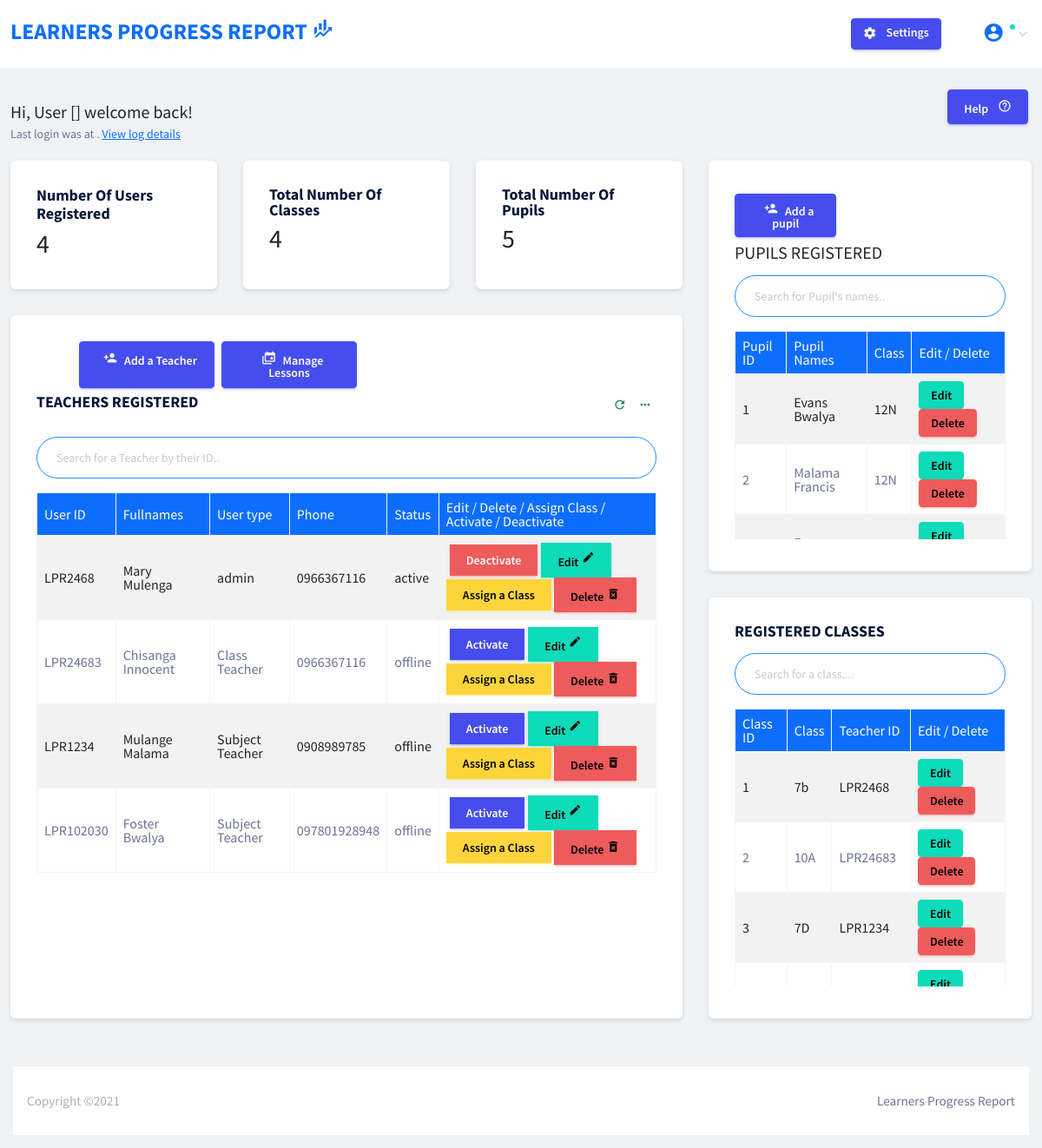
/template/index.php (signed in), run on the app's committed database.
### tables this page shows
CREATE TABLE IF NOT EXISTS `users` (
  `user_id` int(11) NOT NULL AUTO_INCREMENT,
  `user_log_id` varchar(255) NOT NULL,
  `fullnames` varchar(255) NOT NULL,
  `phone` varchar(255) NOT NULL,
  `password` varchar(255) NOT NULL,
  `user_type` varchar(255) NOT NULL,
  `status` varchar(20) NOT NULL,
  PRIMARY KEY (`user_id`)
);

CREATE TABLE IF NOT EXISTS `pupils` (
  `pupil_id` int(11) NOT NULL AUTO_INCREMENT,
  `pupil_name` varchar(255) NOT NULL,
  `class` varchar(10) NOT NULL,
  PRIMARY KEY (`pupil_id`)
);

CREATE TABLE IF NOT EXISTS `class` (
  `class_id` int(11) NOT NULL AUTO_INCREMENT,
  `teacher_id` varchar(11) NOT NULL,
  `class` varchar(11) NOT NULL,
  PRIMARY KEY (`class_id`)
);

### template/index.php (the view, shortened to what the rows shown need)
<?php
  require "./processing/db_config.php";
  if (!$_SESSION['userid']) {
    header("location: ../index.php?login=you_nned_to_login");
  }else{
?>
<!DOCTYPE html>
<html lang="en">
  <head>
    <link rel="stylesheet" href="vendors/mdi/css/materialdesignicons.min.css">
    <link rel="stylesheet" href="vendors/base/vendor.bundle.base.css">
    <link rel="stylesheet" href="css/style.css">
  </head>
  <body>
    <div class="container-scroller">
		<div class="container-fluid page-body-wrapper">
			<div class="main-panel">
				<div class="content-wrapper">
					<div class="row">
						<div class="col-sm-8 flex-column d-flex stretch-card">
							<div class="row">
								<div class="col-lg-4 d-flex grid-margin stretch-card">
									<div class="card">
										<div class="card-body ">
                      <?php
                      $total_no_Teachers = "SELECT * FROM users";
                      $num_teachers = mysqli_query($conn_db, $total_no_Teachers);
                      $total_num = mysqli_num_rows($num_teachers);
                      ?>
											<h2 class="text-dark mb-2 font-weight-bold"><?php echo $total_num; ?></h2>
										</div>
									</div>
								</div>
								<div class="col-lg-4 d-flex grid-margin stretch-card">
									<div class="card ">
										<div class="card-body">
											 <?php
                        require "./processing/db_config.php";
                      $total_no_classes = "SELECT * FROM class";
                      $num_classes = mysqli_query($conn_db, $total_no_classes);
                      $total_num1 = mysqli_num_rows($num_classes);
                      ?>
                      <h2 class="text-dark mb-2 font-weight-bold"><?php echo $total_num1; ?></h2>
										</div>
									</div>
								</div>
								<div class="col-lg-4 d-flex grid-margin stretch-card">
									<div class="card ">
										<div class="card-body">
                      <?php
                       require "./processing/db_config.php";
                      $total_no_pupils = "SELECT * FROM pupils";
                      $num_pupils = mysqli_query($conn_db, $total_no_pupils);
                      $total_num2 = mysqli_num_rows($num_pupils);
                       ?>
                        <h2 class="text-dark mb-2 font-weight-bold"><?php echo $total_num2; ?></h2>
										</div>
									</div>
								</div>
							</div>
							<div class="row">
								<div class="col-sm-12 grid-margin d-flex stretch-card">
									<div class="card">
										<div class="card-body">
											<div>
                        <div class="table-responsive" style="height: 36rem;">
                        <table class="table table-bordered table-striped table-hover rounded" id="teacherTable">
                          <thead class="bg-primary text-white">
                            <tr>
                              <th>User ID</th>
                               <th>Fullnames</th>
                              <th>User type</th>
                              <th>Phone</th>
                              <th>Status</th>
                              <th>Edit / Delete / Assign Class / Activate / Deactivate</th>
                            </tr>
                          </thead>
                          <tbody>
                            <?php
                             require "./processing/db_config.php";
                             $get_teachers = "SELECT * FROM users";
                               $query_get_teachers = mysqli_query($conn_db, $get_teachers);
                             if ($query_get_teachers) {
                               if (mysqli_num_rows($query_get_teachers) == null || mysqli_num_rows($query_get_teachers) == 0) {
                                 echo '<tr>
                                      <td>Empty</td>
                                      <td>Empty</td>
                                      <td>Empty</td>
                                      <td>Empty</td>
                                      <td>Empty</td>
                                      <td>
                                      Empty
                                      Empty
                                    </td>
                                    </tr>';
                               }else{
                                while ($row_get_teachers = mysqli_fetch_array($query_get_teachers)) {
                                 echo '<tr>
                                      <td>'.$row_get_teachers["user_log_id"].'</td>
                                       <td>'.$row_get_teachers["fullnames"].'</td>
                                      <td>'.$row_get_teachers["user_type"].'</td>
                                      <td>'.$row_get_teachers["phone"].'</td>
                                      <td>'.$row_get_teachers["status"].'</td>
                                      <td>';
                                      if ($row_get_teachers["status"] == "offline") {
                                       echo '<a href="#" class="btn btn-primary rounded-0 mx-1">Activate </a>';
                                      }else{
                                        echo '<a href="#" class="btn btn-danger text-white  rounded-0 mx-1">Deactivate </a>';
                                      }
                                  echo '<a href="#" class="btn btn-success rounded-0">Edit <i class="mdi mdi-border-color"></i></a>
                                       <button class="btn btn-warning rounded-0" value="'.$row_get_teachers["user_log_id"].'"  data-toggle="modal" data-target="#childDetails" onclick="getUserId(this.value)">Assign a Class</button>
                                      <a href="#" class="btn btn-danger rounded-0">Delete <i class="mdi mdi-delete-forever"></i></a>
                                    </td>
                                    </tr>';
                               }
                               }
                             }else{
                              echo "Error :".mysqli_error($conn_db);
                             }
                            ?>
                          </tbody>
                        </table>
                        </div>
                      </div>
										</div>
									</div>
								</div>
							</div>
						</div>
						<div class="col-sm-4 flex-column d-flex stretch-card">
							<div class="row flex-grow">
								<div class="col-sm-12 grid-margin stretch-card">
									<div class="card">
										<div class="card-body">
                      <div class="table-responsive" style="height: 15rem;">
                        <table class="table table-bordered table-striped table-hover rounded" id="pupilTable">
                        <thead class="bg-primary text-white">
                         <tr>
                            <th>Pupil ID</th>
                          <th>Pupil Names</th>
                          <th>Class </th>
                          <th>Edit / Delete</th>
                         </tr>
                        </thead>
                        <tbody>
                          <?php
                          require "./processing/db_config.php";
                          $get_pupils = "SELECT * FROM pupils ";
                          $num_pupils = mysqli_query($conn_db, $get_pupils);
                          if ($num_pupils) {
                            if (mysqli_num_rows($num_pupils) == null || mysqli_num_rows($num_pupils) == 0) {
                              echo ' <tr>
                                       <td>Empty</td>
                                        <td>Empty</td>
                                        <td>Empty</td>
                                         <td>
                                        Empty
                                         </td>
                                         </tr>';
                            }else{
                              while ($row_get_pupils = mysqli_fetch_array($num_pupils)) {
                                echo ' <tr>
                                       <td>'.$row_get_pupils["pupil_id"].'</td>
                                        <td>'.$row_get_pupils["pupil_name"].'</td>
                                        <td>'.$row_get_pupils["class"].'</td>
                                         <td>
                                       <a href="#" class="btn btn-success btn-sm ">Edit</a>
                                        <a href="#" class="btn btn-danger btn-sm">Delete</a>
                                         </td>
                                         </tr>';
                              }
                            }
                          }else{
                            echo "Error : ".mysqli_error($conn_db);
                          }
                          ?>
                        </tbody>
                      </table>
                      </div>
										</div>
									</div>
								</div>
								<div class="col-sm-12 grid-margin stretch-card">
									<div class="card">
										<div class="card-body">
                      <div class="table-responsive" style="height: 20rem;">
                        <table class="table table-bordered table-striped table-hover rounded" id="classTable">
                        <thead class="bg-primary text-white">
                          <th>Class ID</th>
                          <th>Class</th>
                          <th>Teacher ID</th>
                          <th>Edit / Delete</th>
                        </thead>
                        <?php
                          require "./processing/db_config.php";
                          $get_class = "SELECT * FROM class";
                          $num_class = mysqli_query($conn_db, $get_class);
                          if ($num_class) {
                            if (mysqli_num_rows($num_class) == null || mysqli_num_rows($num_class) == 0) {
                              echo ' <tr>
                                       <td>Empty</td>
                                        <td>Empty</td>
                                         <td>
                                        Empty
                                         </td>
                                         </tr>';
                            }else{
                              while ($row_get_class = mysqli_fetch_array($num_class)) {
                                echo ' <tr>
                                       <td>'.$row_get_class["class_id"].'</td>
                                       <td>'.$row_get_class["class"].'</td>
                                        <td>'.$row_get_class["teacher_id"].'</td>
                                         <td>
                                       <a href="#" class="btn btn-success btn-sm ">Edit</a>
                                        <a href="#" class="btn btn-danger btn-sm">Delete</a>
                                         </td>
                                         </tr>';
                              }
                            }
                          }else{
                            echo "Error : ".mysqli_error($conn_db);
                          }
                          ?>
                      </table>
                      </div>
										</div>
									</div>
								</div>
							</div>
						</div>
					</div>
				</div>
			</div>
		</div>
    </div>
  </body>
</html>
<?php
  }
?>

### data on the page
users: user_log "LPR2468", fullnames "Mary Mulenga", user_type "admin", phone "0966367116", status "active", shows "Deactivate"
users: user_log "LPR24683", fullnames "Chisanga Innocent", user_type "Class Teacher", phone "0966367116", status "offline", shows "Activate"
users: user_log "LPR1234", fullnames "Mulange Malama", user_type "Subject Teacher", phone "0908989785", status "offline", shows "Activate"
users: user_log "LPR102030", fullnames "Foster Bwalya", user_type "Subject Teacher", phone "097801928948", status "offline", shows "Activate"
pupils: pupil_id "1", pupil_name "Evans Bwalya", class "12N"
pupils: pupil_id "2", pupil_name "Malama Francis", class "12N"
class: class_id "1", class "7b", teacher "LPR2468"
class: class_id "2", class "10A", teacher "LPR24683"
class: class_id "3", class "7D", teacher "LPR1234"

### other printed values
$total_num "4"
$total_num1 "4"
$total_num2 "5"
